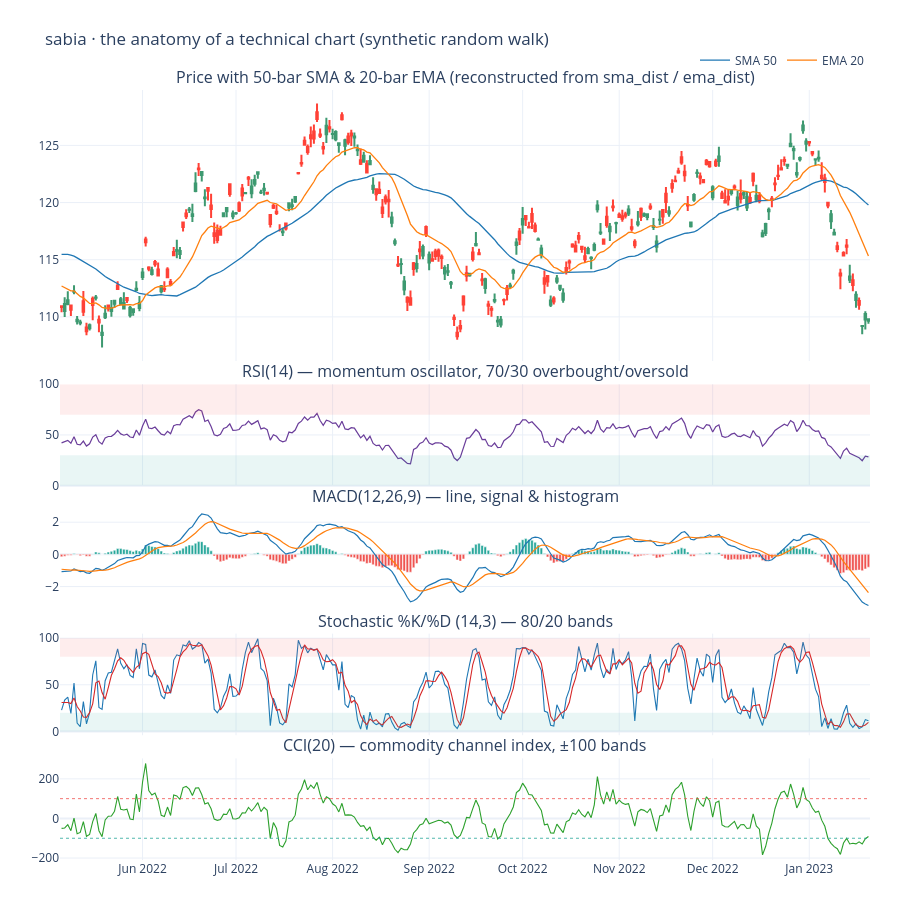

Notebook code cell kept with this figure:
### Markdown cell above
## The chart

Five synced panels sharing one time axis: price + moving-average overlays on top, then the oscillators with their conventional thresholds shaded.

### Code cell
t = df.get_column("timestamp").to_list()


def col(name):
    return df.get_column(name).to_list()


fig = make_subplots(
    rows=5,
    cols=1,
    shared_xaxes=True,
    vertical_spacing=0.03,
    row_heights=[0.40, 0.15, 0.15, 0.15, 0.15],
    subplot_titles=(
        "Price with 50-bar SMA & 20-bar EMA (reconstructed from sma_dist / ema_dist)",
        "RSI(14) — momentum oscillator, 70/30 overbought/oversold",
        "MACD(12,26,9) — line, signal & histogram",
        "Stochastic %K/%D (14,3) — 80/20 bands",
        "CCI(20) — commodity channel index, ±100 bands",
    ),
)

# --- row 1: candlesticks + trend overlays ---
fig.add_trace(
    go.Candlestick(
        x=t, open=col("open"), high=col("high"), low=col("low"), close=col("close"),
        name="price", showlegend=False,
    ),
    row=1, col=1,
)
fig.add_trace(go.Scatter(x=t, y=col("sma_50"), name="SMA 50", line=dict(color="#1f77b4", width=1.3)), row=1, col=1)
fig.add_trace(go.Scatter(x=t, y=col("ema_20"), name="EMA 20", line=dict(color="#ff7f0e", width=1.3)), row=1, col=1)

# --- row 2: RSI ---
fig.add_trace(go.Scatter(x=t, y=col("rsi_14"), name="RSI 14", line=dict(color="#6a3d9a", width=1.2), showlegend=False), row=2, col=1)
fig.add_hrect(y0=70, y1=100, row=2, col=1, fillcolor="#ef5350", opacity=0.10, line_width=0)
fig.add_hrect(y0=0, y1=30, row=2, col=1, fillcolor="#26a69a", opacity=0.10, line_width=0)

# --- row 3: MACD ---
hist = col("macd_hist_12_26_9")
bar_colors = ["#26a69a" if (v or 0.0) >= 0.0 else "#ef5350" for v in hist]
fig.add_trace(go.Bar(x=t, y=hist, name="hist", marker_color=bar_colors, showlegend=False), row=3, col=1)
fig.add_trace(go.Scatter(x=t, y=col("macd_12_26_9"), name="MACD", line=dict(color="#1f77b4", width=1.2), showlegend=False), row=3, col=1)
fig.add_trace(go.Scatter(x=t, y=col("macd_signal_12_26_9"), name="signal", line=dict(color="#ff7f0e", width=1.2), showlegend=False), row=3, col=1)

# --- row 4: stochastic ---
fig.add_trace(go.Scatter(x=t, y=col("stoch_k_14"), name="%K", line=dict(color="#1f77b4", width=1.1), showlegend=False), row=4, col=1)
fig.add_trace(go.Scatter(x=t, y=col("stoch_d_14_3"), name="%D", line=dict(color="#d62728", width=1.1), showlegend=False), row=4, col=1)
fig.add_hrect(y0=80, y1=100, row=4, col=1, fillcolor="#ef5350", opacity=0.10, line_width=0)
fig.add_hrect(y0=0, y1=20, row=4, col=1, fillcolor="#26a69a", opacity=0.10, line_width=0)

# --- row 5: CCI ---
fig.add_trace(go.Scatter(x=t, y=col("cci_20"), name="CCI 20", line=dict(color="#2ca02c", width=1.1), showlegend=False), row=5, col=1)
fig.add_hline(y=100, row=5, col=1, line=dict(color="#ef5350", width=0.8, dash="dot"))
fig.add_hline(y=-100, row=5, col=1, line=dict(color="#26a69a", width=0.8, dash="dot"))

fig.update_layout(
    height=900,
    title="sabia · the anatomy of a technical chart (synthetic random walk)",
    xaxis5_rangeslider_visible=False,
    legend=dict(orientation="h", yanchor="bottom", y=1.02, xanchor="right", x=1),
    margin=dict(l=60, r=30, t=90, b=40),
)
for r in range(1, 6):
    fig.update_xaxes(rangeslider_visible=False, row=r, col=1)
fig.show()

### Figure 1 — Plotly figure (JSON) as saved in the notebook; plotly's stock layout.template omitted (floating-point values rounded to 4 significant figures; data arrays with more than 128 entries replaced by an {"elided": "..."} marker saying what was removed)
{"data": [{"close": {"elided": "260 float values"}, "high": {"elided": "260 float values"}, "low": {"elided": "260 float values"}, "name": "price", "open": {"elided": "260 float values"}, "showlegend": false, "type": "candlestick", "x": {"elided": "260 str values"}, "xaxis": "x", "yaxis": "y"}, {"line": {"color": "#1f77b4", "width": 1.3}, "name": "SMA 50", "type": "scatter", "x": {"elided": "260 str values"}, "xaxis": "x", "y": {"elided": "260 float values"}, "yaxis": "y"}, {"line": {"color": "#ff7f0e", "width": 1.3}, "name": "EMA 20", "type": "scatter", "x": {"elided": "260 str values"}, "xaxis": "x", "y": {"elided": "260 float values"}, "yaxis": "y"}, {"line": {"color": "#6a3d9a", "width": 1.2}, "name": "RSI 14", "showlegend": false, "type": "scatter", "x": {"elided": "260 str values"}, "xaxis": "x2", "y": {"elided": "260 float values"}, "yaxis": "y2"}, {"marker": {"color": {"elided": "260 str values"}}, "name": "hist", "showlegend": false, "type": "bar", "x": {"elided": "260 str values"}, "xaxis": "x3", "y": {"elided": "260 float values"}, "yaxis": "y3"}, {"line": {"color": "#1f77b4", "width": 1.2}, "name": "MACD", "showlegend": false, "type": "scatter", "x": {"elided": "260 str values"}, "xaxis": "x3", "y": {"elided": "260 float values"}, "yaxis": "y3"}, {"line": {"color": "#ff7f0e", "width": 1.2}, "name": "signal", "showlegend": false, "type": "scatter", "x": {"elided": "260 str values"}, "xaxis": "x3", "y": {"elided": "260 float values"}, "yaxis": "y3"}, {"line": {"color": "#1f77b4", "width": 1.1}, "name": "%K", "showlegend": false, "type": "scatter", "x": {"elided": "260 str values"}, "xaxis": "x4", "y": {"elided": "260 float values"}, "yaxis": "y4"}, {"line": {"color": "#d62728", "width": 1.1}, "name": "%D", "showlegend": false, "type": "scatter", "x": {"elided": "260 str values"}, "xaxis": "x4", "y": {"elided": "260 float values"}, "yaxis": "y4"}, {"line": {"color": "#2ca02c", "width": 1.1}, "name": "CCI 20", "showlegend": false, "type": "scatter", "x": {"elided": "260 str values"}, "xaxis": "x5", "y": {"elided": "260 float values"}, "yaxis": "y5"}], "layout": {"annotations": [{"font": {"size": 16}, "showarrow": false, "text": "Price with 50-bar SMA & 20-bar EMA (reconstructed from sma_dist / ema_dist)", "x": 0.5, "xanchor": "center", "xref": "paper", "y": 1.0, "yanchor": "bottom", "yref": "paper"}, {"font": {"size": 16}, "showarrow": false, "text": "RSI(14) — momentum oscillator, 70/30 overbought/oversold", "x": 0.5, "xanchor": "center", "xref": "paper", "y": 0.618, "yanchor": "bottom", "yref": "paper"}, {"font": {"size": 16}, "showarrow": false, "text": "MACD(12,26,9) — line, signal & histogram", "x": 0.5, "xanchor": "center", "xref": "paper", "y": 0.456, "yanchor": "bottom", "yref": "paper"}, {"font": {"size": 16}, "showarrow": false, "text": "Stochastic %K/%D (14,3) — 80/20 bands", "x": 0.5, "xanchor": "center", "xref": "paper", "y": 0.294, "yanchor": "bottom", "yref": "paper"}, {"font": {"size": 16}, "showarrow": false, "text": "CCI(20) — commodity channel index, ±100 bands", "x": 0.5, "xanchor": "center", "xref": "paper", "y": 0.132, "yanchor": "bottom", "yref": "paper"}], "height": 900, "legend": {"orientation": "h", "x": 1, "xanchor": "right", "y": 1.02, "yanchor": "bottom"}, "margin": {"b": 40, "l": 60, "r": 30, "t": 90}, "shapes": [{"fillcolor": "#ef5350", "line": {"width": 0}, "opacity": 0.1, "type": "rect", "x0": 0, "x1": 1, "xref": "x2 domain", "y0": 70, "y1": 100, "yref": "y2"}, {"fillcolor": "#26a69a", "line": {"width": 0}, "opacity": 0.1, "type": "rect", "x0": 0, "x1": 1, "xref": "x2 domain", "y0": 0, "y1": 30, "yref": "y2"}, {"fillcolor": "#ef5350", "line": {"width": 0}, "opacity": 0.1, "type": "rect", "x0": 0, "x1": 1, "xref": "x4 domain", "y0": 80, "y1": 100, "yref": "y4"}, {"fillcolor": "#26a69a", "line": {"width": 0}, "opacity": 0.1, "type": "rect", "x0": 0, "x1": 1, "xref": "x4 domain", "y0": 0, "y1": 20, "yref": "y4"}, {"line": {"color": "#ef5350", "dash": "dot", "width": 0.8}, "type": "line", "x0": 0, "x1": 1, "xref": "x5 domain", "y0": 100, "y1": 100, "yref": "y5"}, {"line": {"color": "#26a69a", "dash": "dot", "width": 0.8}, "type": "line", "x0": 0, "x1": 1, "xref": "x5 domain", "y0": -100, "y1": -100, "yref": "y5"}], "title": {"text": "sabia · the anatomy of a technical chart (synthetic random walk)"}, "xaxis": {"anchor": "y", "domain": [0.0, 1.0], "matches": "x5", "rangeslider": {"visible": false}, "showticklabels": false}, "xaxis2": {"anchor": "y2", "domain": [0.0, 1.0], "matches": "x5", "rangeslider": {"visible": false}, "showticklabels": false}, "xaxis3": {"anchor": "y3", "domain": [0.0, 1.0], "matches": "x5", "rangeslider": {"visible": false}, "showticklabels": false}, "xaxis4": {"anchor": "y4", "domain": [0.0, 1.0], "matches": "x5", "rangeslider": {"visible": false}, "showticklabels": false}, "xaxis5": {"anchor": "y5", "domain": [0.0, 1.0], "rangeslider": {"visible": false}}, "yaxis": {"anchor": "x", "domain": [0.648, 1.0]}, "yaxis2": {"anchor": "x2", "domain": [0.486, 0.618]}, "yaxis3": {"anchor": "x3", "domain": [0.324, 0.456]}, "yaxis4": {"anchor": "x4", "domain": [0.162, 0.294]}, "yaxis5": {"anchor": "x5", "domain": [0.0, 0.132]}}}
